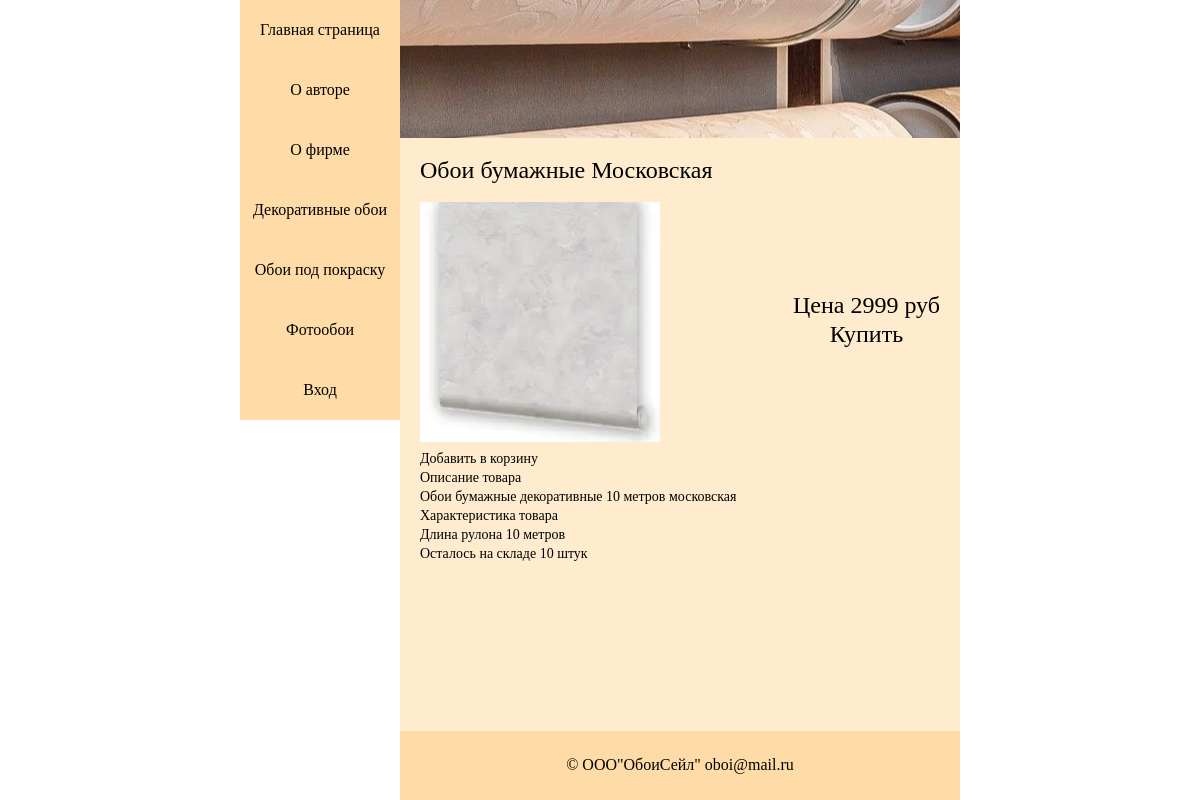
Screenshot of /product.php?id=1 with the database file from the repository.
### tables this page shows
CREATE TABLE `product` (
  `product_id` int(11) NOT NULL,
  `product_name` varchar(45) NOT NULL,
  `product_price` int(11) DEFAULT NULL,
  `product_length` int(11) DEFAULT NULL,
  `page_id` varchar(45) DEFAULT NULL,
  `product_amm` int(11) NOT NULL DEFAULT '0',
  `product_desc` varchar(256) DEFAULT NULL,
  `type_name` varchar(32) NOT NULL,
  `created_by` varchar(45) DEFAULT NULL
);

### src/include/functions.php (called while the page is built, shortened)
<?php
    function getProd($mysql, $id)
    {
        $sql = "SELECT * FROM product WHERE product_id = ".$id;
        $result = mysqli_query($mysql, $sql);
        return $result->fetch_all(MYSQLI_ASSOC);
    }
    function render($tmp,$vars = array()) {
        if(file_exists('templates/'.$tmp.'.tpl.php')) {
            extract($vars);
            require 'templates/'.$tmp.'.tpl.php';
            return ob_get_clean();
        }
    }
?>

### src/templates/product_cont.tpl.php (the view)
<div class="prod-cont">
    <h1><?php echo $prod[0]['product_name'] ?></h1>
    <section>
        <img src='img/<?php echo $prod[0]['type_name'] . '/';
                        echo $prod[0]['page_id'] ?>'>
        <section>
            <h2>Цена <?php echo $prod[0]['product_price'] ?> руб</h2>
            <h2>Купить</h2>
        </section>
    </section>
    <h2>Добавить в корзину</h2>
    <h2>Описание товара</h2>
    <h2><?php echo $prod[0]['product_desc'] ?></h2>
    <h2>Характеристика товара</h2>
    <ul>
        <li>
            <h2>Длина рулона <?php echo $prod[0]['product_length'] ?> метров</h2>
            <h2>Осталось на складе <?php echo $prod[0]['product_amm'] ?> штук</h2>
        </li>
    </ul>
</div>

### src/css/style.css (style rules this page uses)
body { background-color: white; }
.prod-cont { display: flex; flex-direction: column; justify-content: space-around; }
.prod-cont h1 { margin-bottom: 20px; font-size: 24px; }
.prod-cont * { margin-bottom: 5px; font-size: 14px; }
.prod-cont section { display: flex; flex-direction: row; align-items: center; justify-content: space-between; }
.prod-cont section section { display: flex; flex-direction: column; justify-content: space-around; height: 100%; }
.prod-cont section section h2 { text-align: center; vertical-align: center; font-size: 24px; }

### rows the page displays
product: product_name "Обои бумажные Московская", type_name+page (picture), product_price "2999", product_desc "Обои бумажные декоративные 10 метров московская", product_length "10", product_amm "10"
